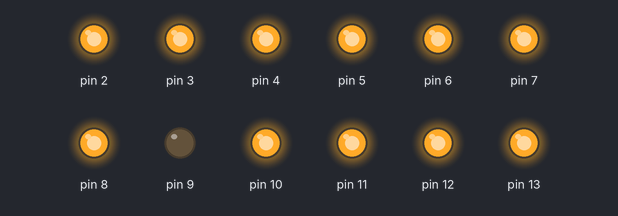
Simulated run of this sketch. Board: Arduino Uno, built with avr-gcc and run on an emulated ATmega328P. Parts: output pins drawn as LEDs (lit = HIGH).

Above: at 0.1 s.
Timing chart, 0 to 1.6 s (numbered marks = the images above):
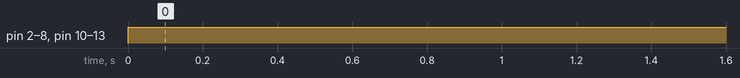

Measured:
- by itself, pin 2–8, pin 10–13: LOW → HIGH at 0.00 s

The sketch:

Ch00_13to2_Full_ON.ino
```cpp
void setup() {
  for (int n = 2; n <= 13; n++) {
    pinMode(n, OUTPUT);
  }
}

void loop() {
  for (int n = 2; n <= 13; n++) {
    if (n != 9 ) {
      digitalWrite(n, HIGH);
    }
  }

}
```
